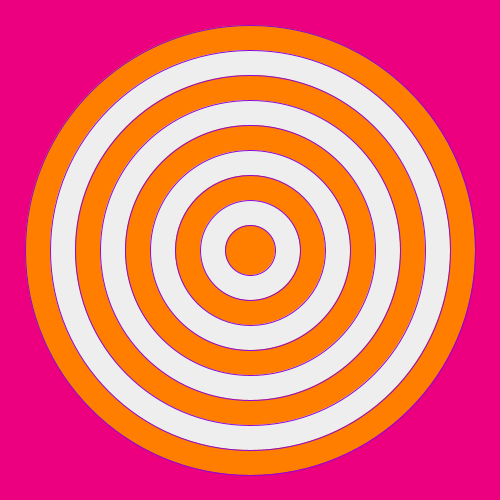
Frame 1 (no input)
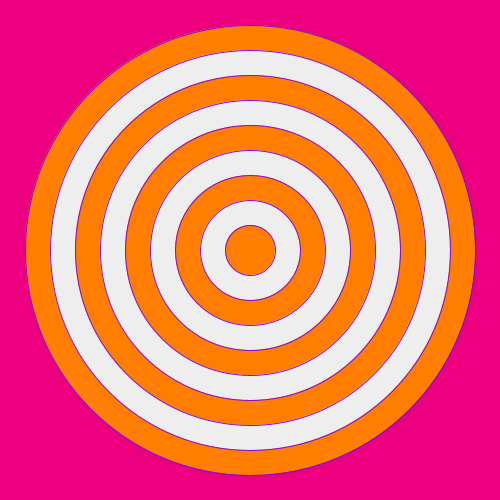
Frame 2 (the mouse pressed at the canvas centre, redrawn once)

The Processing sketch that drew these frames (run headless with seeded random() and noise(); the mouse was pressed at the canvas centre and the sketch redrawn once):

// Processing sketch: loops
// ── loops.pde
int width = 500;
int height = 500;

void setup() {
   size(500, 500);
   background(236, 0 , 128);
   noLoop();
}

void draw() {
  stroke(140, 9, 214);
  int inc = 50;
  int radius = width - inc;
  int n = radius/inc;
  int x = width/2;
  int y = width/2;

 for(int i = 0; i < n; i++) {
    if (i%2 == 0) {
      fill(255, 126, 0);
     }
     else {
       fill(238);
     }

     ellipse(x, y, radius, radius);
     radius = radius - inc;
  }
}
